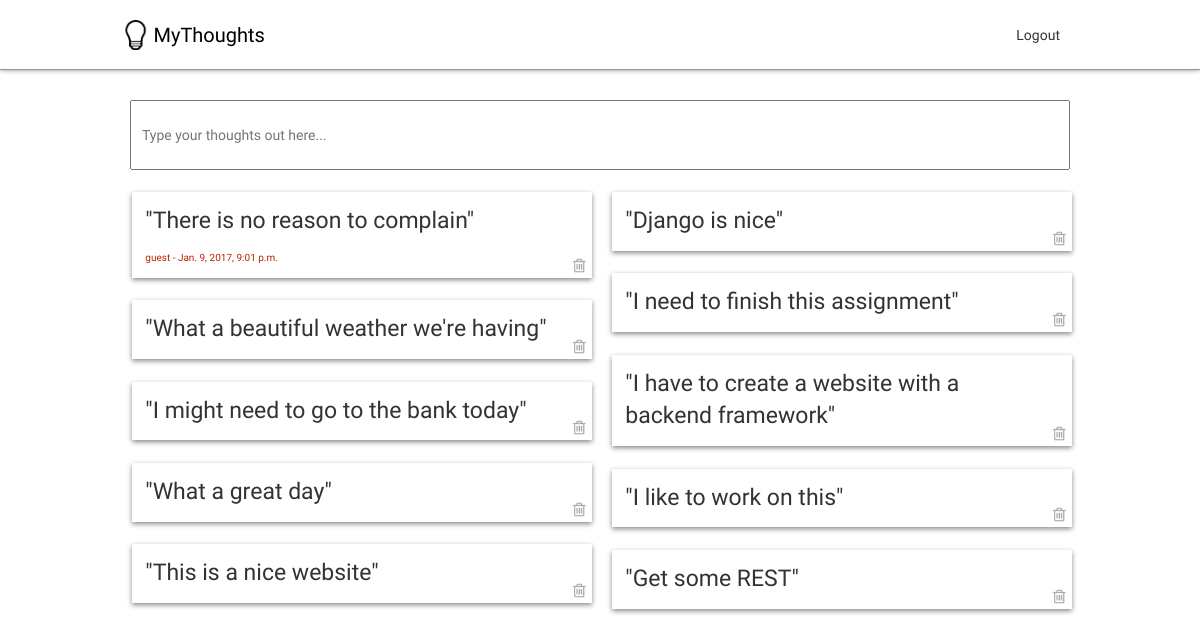
Screenshot of /home/ (signed in) with the database file from the repository.
### list/models.py (models this page shows, shortened)
class Quote(models.Model):
    author = models.ForeignKey('auth.User')
    text = models.TextField()
    added_date = models.DateTimeField(default=timezone.now)

### list/views.py (the view)
# urls.py: url(r'^home/$', views.quote_list, name='quote_list'),
def quote_list(request):
    if request.user.is_authenticated():
        if request.method == "POST":
            form = addThoughtForm(request.POST)
            if form.is_valid():
                b = Quote(author=request.user, text=request.POST.get("text", ""))
                b.save()
            return HttpResponseRedirect("#")
        else:
            quotes = Quote.objects.filter(
            added_date__lte=timezone.now()).order_by('-added_date')
            return render(request, 'list/quote_list.html', {'quotes': quotes})
    else:
        return HttpResponseRedirect("/login")

### list/templates/list/quote_list.html (shortened to what this page needs)
{% extends 'list/base.html' %}
{% load staticfiles %}
{% block content %}
<div id="add_thoughts" class="">
  <form method="post" action="">
    <input id="quote_text" type="text" name="text" placeholder="Type your thoughts out here...">
</form>
</div>
<div id="thoughts">
  {% for quote in quotes %}
      <div class="thought">
        "{{ quote.text }}"
        <h6>{{ quote.author }} - {{quote.added_date}}</h6>
        <a href="{% url 'quote_delete' pk=quote.pk %}"><img class="trash" src="{% static '/img/trash.png' %}"  alt=""></a>
      </div>
  {% endfor %}
</div>
{% endblock content %}

### list/static/css/main.css (style rules this page uses)
html, body { text-align: center; width:100%; height:100%; font-family: 'Work Sans', sans-serif; margin:0px; }
a { color:inherit; text-decoration: none; }
.thought { box-sizing:border-box; font-weight:200; font-size:23px; text-align: left; vertical-align: top; box-shadow: 0px 2px 5px #888888; padding:13px; cursor:pointer; transition: 0.2s; -moz-transition: 0.2s; -webkit-transition: 0.2s; -o-transition: 0.2s; }
.thought h6 { color:rgb(190, 34, 0); display: none; position:absolute; left:13px; bottom:5px; font-size:10px; font-weight:100; }
.thought.extend h6 { display:block; }
.thought.extend { padding-bottom:40px; }
#thoughts .thought { width: 100% !important; height: auto !important; }
#thoughts { padding:10px; -webkit-column-count: 3; -webkit-column-gap: 20px; -moz-column-count: 3; -moz-column-gap: 20px; column-count: 3; column-gap: 20px; }
@media (max-width: 1500px) { #thoughts { -moz-column-count: 3; -webkit-column-count: 3; column-count: 3; } }
@media (max-width: 1200px) { #thoughts { -moz-column-count: 2; -webkit-column-count: 2 ; column-count: 2; } }
.thought { display: none; position: relative; margin: 0px; display: inline-block; width: 23.00%; margin: 0.5%; padding-right:30px; margin-bottom:20px }
.thought .trash { opacity: 0; width:15px; position: absolute; bottom:5px; right:5px; transition: 0.2s; -moz-transition: 0.2s; -webkit-transition: 0.2s; -o-transition: 0.2s; }
#add_thoughts { box-sizing:border-box; padding:10px; width:100%; height:90px; }
#add_thoughts form { line-height:normal; box-sizing:border-box; width:100%; height:100%; }
#add_thoughts form input { display: inline-block; }
#add_thoughts form input#quote_text { box-sizing: border-box; padding:10px; vertical-align: top; width: 100%; height:100%; }
@media only screen and (max-width: 1200px) { .thought .trash { opacity:0.7; } }

### rows the page displays
Quote: text "There is no reason to complain", author "guest", added_date "Jan. 9, 2017, 9:01 p.m."
Quote: text "What a beautiful weather we're having"
Quote: text "I might need to go to the bank today"
Quote: text "What a great day"
Quote: text "This is a nice website"
Quote: text "Django is nice"
Quote: text "I need to finish this assignment"
Quote: text "I have to create a website with a backend framework"
Quote: text "I like to work on this"
Quote: text "Get some REST"
